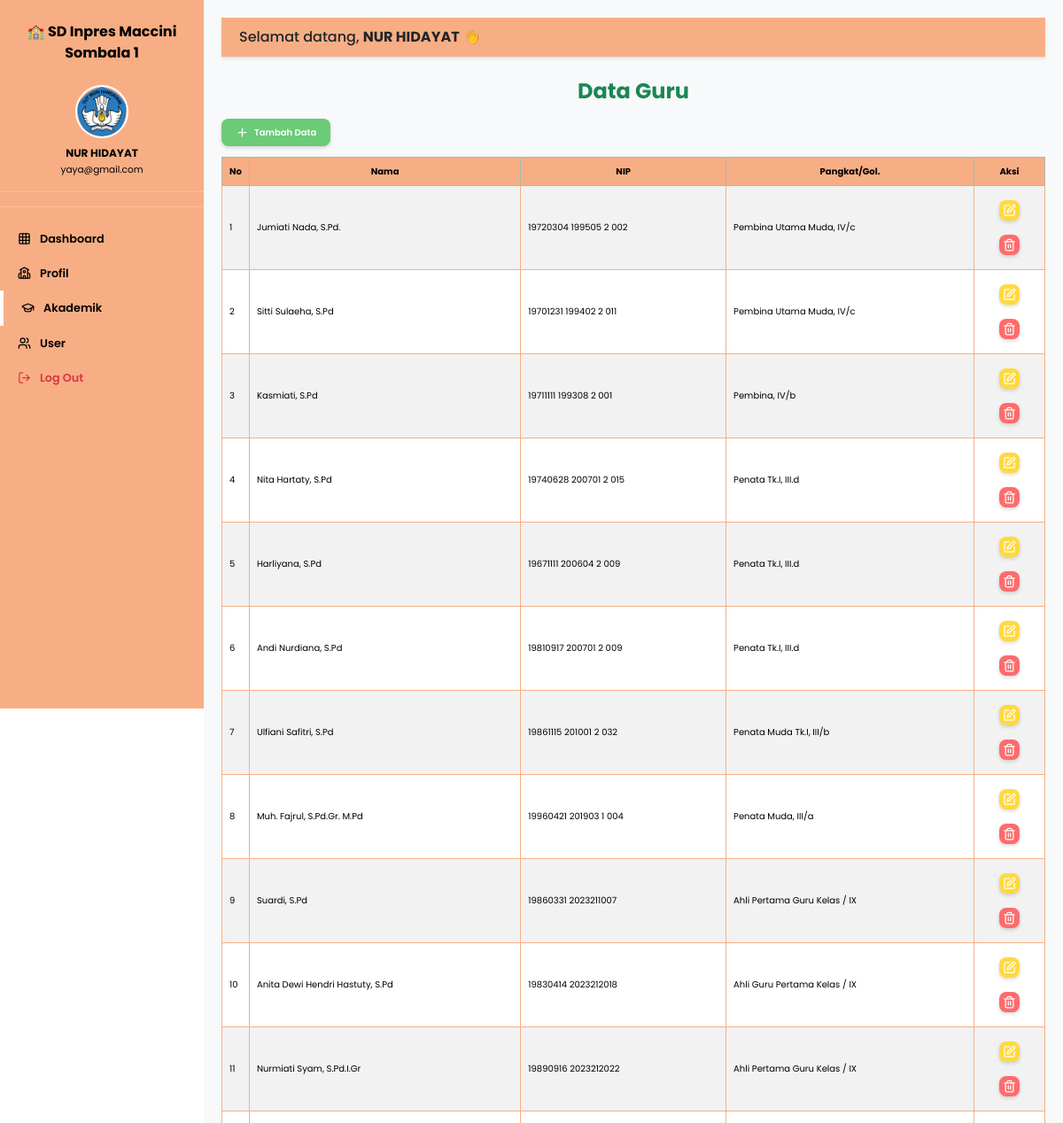
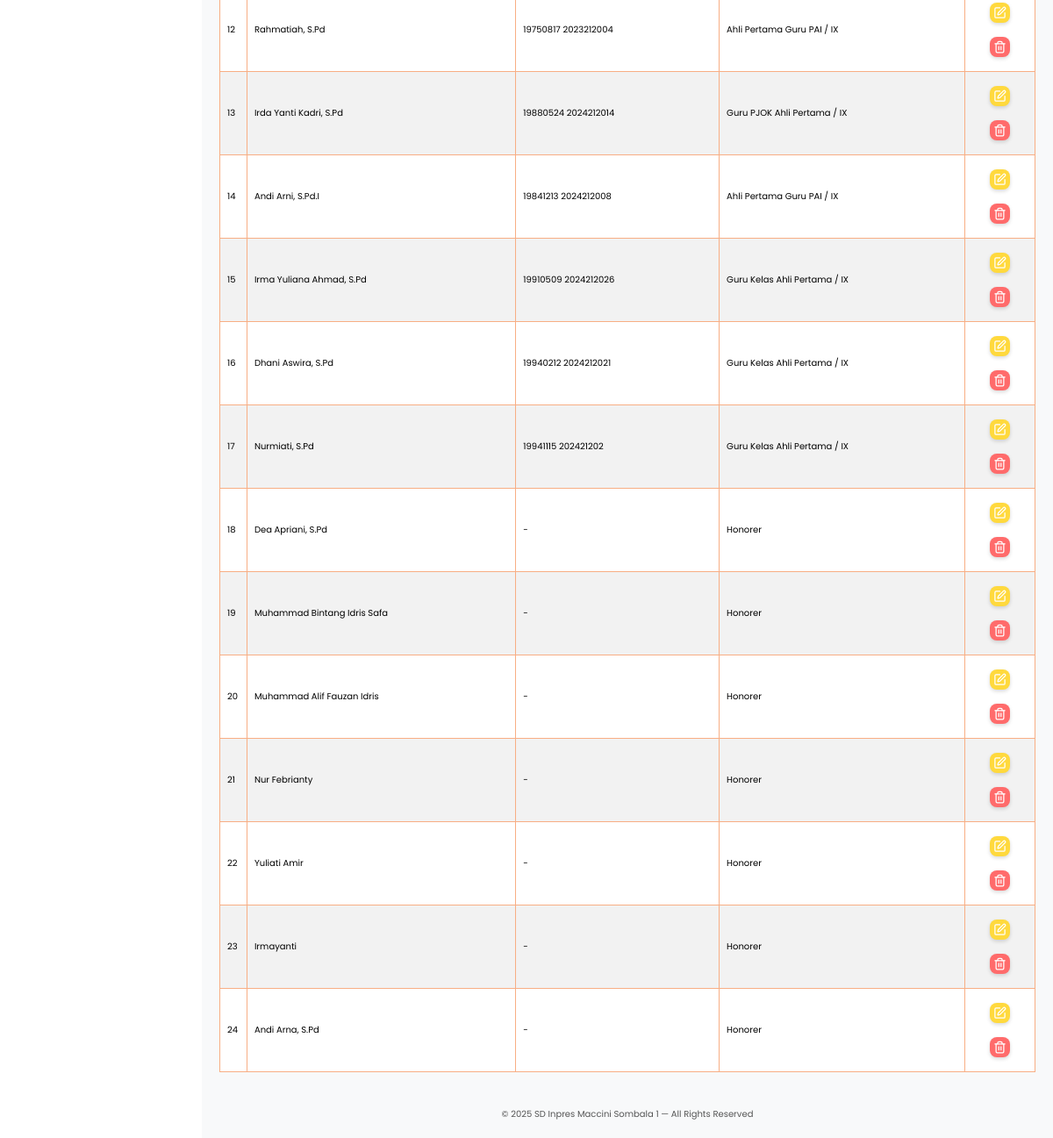
The page /backend/dashboard/dashboard_guru.php (signed in) on the database its author committed (2 pictures, top to bottom).
### tables this page shows
CREATE TABLE `guru` (
  `id` int(11) NOT NULL,
  `nama` varchar(100) NOT NULL,
  `nip` varchar(50) DEFAULT NULL,
  `pangkat_gol` varchar(100) DEFAULT NULL
);

### backend/dashboard/dashboard_guru.php (the view, shortened to what this page needs)
<?php
include '../../koneksi.php';
$nama = $_SESSION['nama'];
$email = $_SESSION['email'];
$query = "SELECT * FROM guru";
$result = mysqli_query($koneksi, $query);
?>
<!DOCTYPE html>
<html lang="id">
<head>
    <link rel="stylesheet" href="../../bootstrap/dist/css/bootstrap.min.css" />
    <link rel="stylesheet" href="../../frontend/style.css" />
</head>
<body class="db">
    <nav class="sidebar" id="sidebarMenu">
        <div class="brand">🏫 SD Inpres Maccini<br>Sombala 1</div>
        <div class="user-info">
            <div class="user-info">
                <img src="../img/main/icon.png" alt="">
                <div><strong><?= htmlspecialchars($nama) ?></strong></div>
                <small><?= htmlspecialchars($email) ?></small>
            </div>
        </div>
        <ul class="nav flex-column mt-3">
            <li><a class="nav-link " href="dashboard.php"><i data-lucide="grid"></i> Dashboard</a></li>
            <li><a class="nav-link" href="dashboard_profil.php"><i data-lucide="school"></i> Profil</a></li>
            <li><a class="nav-link active" href="dashboard_akademik.php"><i data-lucide="graduation-cap"></i> Akademik</a></li>
            <li><a class="nav-link" href="dashboard_user.php"><i data-lucide="users"></i> User</a></li>
            <li><a class="nav-link text-danger btn-logout" href="../../index.php"><i data-lucide="log-out"></i> Log Out</a></li>
        </ul>
    </nav>
    <main id="mainContent">
        <div class="topbar shadow-sm">
            <div class="welcome-text">Selamat datang, <strong><?= htmlspecialchars($nama) ?></strong> 👋</div>
        </div>
        <div class="content mt-4">
            <div class="mb-4">
                <h4 class="fw-bold mb-3 text-success">Data Guru</h4>
                <div style="display: flex; justify-content: flex-start; margin-bottom: 12px;">
                    <a href="../crud/tambah.php?file=guru&tabel=guru" class="btn-db btn-add">
                        <i data-lucide="plus"></i> Tambah Data
                    </a>
                </div>
                <div class="table-responsive">
                    <table class="table table-bordered table-striped align-middle">
                        <thead class="table-success text-center">
                            <tr>
                                <th width="30px">No</th>
                                <th>Nama</th>
                                <th>NIP</th>
                                <th>Pangkat/Gol.</th>
                                <th width="80px">Aksi</th>
                            </tr>
                        </thead>
                        <tbody>
                            <?php
                            $no = 1;
                            while ($data = mysqli_fetch_assoc($result)) : ?>
                                <tr>
                                    <td><?= $no++; ?></td>
                                    <td><?= $data['nama']; ?></td>
                                    <td><?= $data['nip']; ?></td>
                                    <td><?= $data['pangkat_gol']; ?></td>
                                    <td class="text-center">
                                        <a href="../crud/edit.php?file=guru&tabel=guru&id=<?= $data['id']; ?>" class="btn-db btn-edit mx-2 my-2"><i data-lucide="square-pen"></i></a>
                                        <a href="../crud/hapus.php?tabel=guru&id=<?= $data['id']; ?>"
                                            class="btn-db btn-del mx-2 my-2"><i data-lucide="trash"></i></a>
                                    </td>
                                </tr>
                            <?php endwhile; ?>
                        </tbody>
                    </table>
                </div>
            </div>
        </div>
        <p class="fdb text-center mb-0">
            © 2025 SD Inpres Maccini Sombala 1 — All Rights Reserved
        </p>
    </main>
</body>
</html>

### frontend/style.css (style rules this page uses)
:root { --green: #446b42; --orange: #f8ae84; --yellow: #fffccf; --white-rgba: rgba(255, 255, 255, 0.15); }
* { font-family: "Poppins", sans-serif; }
.db { font-size: 10px; }
.content { flex: 1; }
#mainContent { min-height: 100vh; display: flex; flex-direction: column; background: #f8f9fa; }
.fdb { color: #555; }
a { text-decoration: none; }
table { background-color: white; border: 1px solid #f8ae84 !important; }
th { background-color: #f8ae84 !important; color: black !important; vertical-align: middle !important; }
tr:nth-child(even) { background-color: #f8ae84 !important; }
h2, h4 { color: var(--green); font-weight: 700; text-align: center; margin-bottom: 25px; }
.sidebar { height: 100vh; width: 230px; position: fixed; top: 0; left: 0; background: var(--orange); color: black; transition: all 0.3s ease; z-index: 2000; }
.sidebar .brand { font-weight: 700; font-size: 1rem; text-align: center; padding: 1.5rem 1rem 0.5rem; }
.sidebar .user-info { text-align: center; padding: 0.5rem 0 1rem; border-bottom: 1px solid rgba(255, 255, 255, 0.2); font-size: 12px; }
.sidebar .user-info div { font-size: 12px; }
.sidebar .user-info img { width: 60px; height: 60px; border-radius: 50%; margin-bottom: 8px; border: 2px solid #fff; }
.sidebar .nav-link { color: black; font-size: 0.8rem; padding: 10px 20px; display: flex; align-items: center; gap: 10px; transition: all 0.2s; font-weight: 600; }
.sidebar .nav-link.active { border-left: 4px solid white; }
#mainContent { margin-left: 230px; padding: 20px; transition: all 0.3s ease; }
.topbar { display: flex; justify-content: space-between; align-items: center; background-color: white; padding: 10px 20px; border-bottom: 1px solid #dee2e6; position: sticky; top: 0; z-index: 1000; background: var(--orange); }
.welcome-text { font-weight: 500; font-size: 1rem; }
.lucide { width: 15px !important; height: 15px !important; }
.btn-db { border-radius: 8px; font-weight: 600; display: inline-flex; align-items: center; gap: 6px; box-shadow: 0 2px 4px rgba(0, 0, 0, 0.15); transition: 0.2s; color: white; }
.btn-edit { background: #ffd93d; padding: 4px; }
.btn-del { background: #ff6b6b; padding: 4px; }
.btn-add { background-color: #6bcb77; padding: 8px 16px; }

### rows shown on the page
guru: nama "Jumiati Nada, S.Pd.", nip "19720304 199505 2 002", pangkat_gol "Pembina Utama Muda, IV/c"
guru: nama "Sitti Sulaeha, S.Pd", nip "19701231 199402 2 011", pangkat_gol "Pembina Utama Muda, IV/c"
guru: nama "Kasmiati, S.Pd", nip "19711111 199308 2 001", pangkat_gol "Pembina, IV/b"
guru: nama "Nita Hartaty, S.Pd", nip "19740628 200701 2 015", pangkat_gol "Penata Tk.I, III.d"
guru: nama "Harliyana, S.Pd", nip "19671111 200604 2 009", pangkat_gol "Penata Tk.I, III.d"
guru: nama "Andi Nurdiana, S.Pd", nip "19810917 200701 2 009", pangkat_gol "Penata Tk.I, III.d"
guru: nama "Ulfiani Safitri, S.Pd", nip "19861115 201001 2 032", pangkat_gol "Penata Muda Tk.I, III/b"
guru: nama "Muh. Fajrul, S.Pd.Gr. M.Pd", nip "19960421 201903 1 004", pangkat_gol "Penata Muda, III/a"
guru: nama "Suardi, S.Pd", nip "19860331 2023211007", pangkat_gol "Ahli Pertama Guru Kelas / IX"
guru: nama "Anita Dewi Hendri Hastuty, S.Pd", nip "19830414 2023212018", pangkat_gol "Ahli Guru Pertama Kelas / IX"
guru: nama "Nurmiati Syam, S.Pd.I.Gr", nip "19890916 2023212022", pangkat_gol "Ahli Pertama Guru Kelas / IX"
guru: nama "Rahmatiah, S.Pd", nip "19750817 2023212004", pangkat_gol "Ahli Pertama Guru PAI / IX"
guru: nama "Irda Yanti Kadri, S.Pd", nip "19880524 2024212014", pangkat_gol "Guru PJOK Ahli Pertama / IX"
guru: nama "Andi Arni, S.Pd.I", nip "19841213 2024212008", pangkat_gol "Ahli Pertama Guru PAI / IX"
guru: nama "Irma Yuliana Ahmad, S.Pd", nip "19910509 2024212026", pangkat_gol "Guru Kelas Ahli Pertama / IX"
guru: nama "Dhani Aswira, S.Pd", nip "19940212 2024212021", pangkat_gol "Guru Kelas Ahli Pertama / IX"
guru: nama "Nurmiati, S.Pd", nip "19941115 202421202", pangkat_gol "Guru Kelas Ahli Pertama / IX"
guru: nama "Dea Apriani, S.Pd", nip "-", pangkat_gol "Honorer"
guru: nama "Muhammad Bintang Idris Safa", nip "-", pangkat_gol "Honorer"
guru: nama "Muhammad Alif Fauzan Idris", nip "-", pangkat_gol "Honorer"
guru: nama "Nur Febrianty", nip "-", pangkat_gol "Honorer"
guru: nama "Yuliati Amir", nip "-", pangkat_gol "Honorer"
guru: nama "Irmayanti", nip "-", pangkat_gol "Honorer"
guru: nama "Andi Arna, S.Pd", nip "-", pangkat_gol "Honorer"

### other values the page prints
$nama "NUR HIDAYAT"
$email "yaya@gmail.com"
